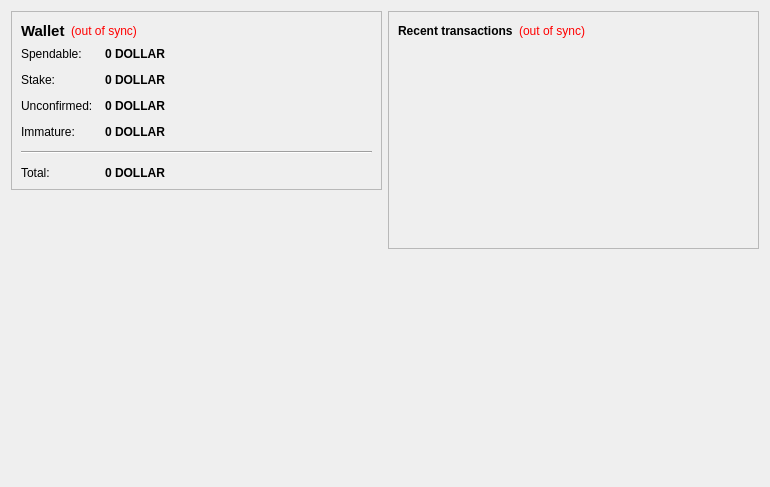
<?xml version="1.0" encoding="UTF-8"?>
<ui version="4.0">
 <class>OverviewPage</class>
 <widget class="QWidget" name="OverviewPage">
  <property name="geometry">
   <rect>
    <x>0</x>
    <y>0</y>
    <width>770</width>
    <height>487</height>
   </rect>
  </property>
  <property name="windowTitle">
   <string>Form</string>
  </property>
  <layout class="QHBoxLayout" name="horizontalLayout" stretch="1,1">
   <item>
    <layout class="QVBoxLayout" name="verticalLayout_2">
     <item>
      <widget class="QFrame" name="frame">
       <property name="frameShape">
        <enum>QFrame::StyledPanel</enum>
       </property>
       <property name="frameShadow">
        <enum>QFrame::Raised</enum>
       </property>
       <layout class="QVBoxLayout" name="verticalLayout_4">
        <item>
         <layout class="QHBoxLayout" name="horizontalLayout_4">
          <item>
           <widget class="QLabel" name="label_5">
            <property name="font">
             <font>
              <pointsize>11</pointsize>
              <weight>75</weight>
              <bold>true</bold>
             </font>
            </property>
            <property name="text">
             <string>Wallet</string>
            </property>
           </widget>
          </item>
          <item>
           <widget class="QLabel" name="labelWalletStatus">
            <property name="toolTip">
             <string>The displayed information may be out of date. Your wallet automatically synchronizes with the excolonycoin network after a connection is established, but this process has not completed yet.</string>
            </property>
            <property name="styleSheet">
             <string notr="true">QLabel { color: red; }</string>
            </property>
            <property name="text">
             <string notr="true">(out of sync)</string>
            </property>
            <property name="alignment">
             <set>Qt::AlignLeading|Qt::AlignLeft|Qt::AlignVCenter</set>
            </property>
           </widget>
          </item>
          <item>
           <spacer name="horizontalSpacer_2">
            <property name="orientation">
             <enum>Qt::Horizontal</enum>
            </property>
            <property name="sizeHint" stdset="0">
             <size>
              <width>40</width>
              <height>20</height>
             </size>
            </property>
           </spacer>
          </item>
         </layout>
        </item>
        <item>
         <layout class="QFormLayout" name="formLayout_2">
          <property name="fieldGrowthPolicy">
           <enum>QFormLayout::AllNonFixedFieldsGrow</enum>
          </property>
          <property name="horizontalSpacing">
           <number>12</number>
          </property>
          <property name="verticalSpacing">
           <number>12</number>
          </property>
          <item row="0" column="0">
           <widget class="QLabel" name="label">
            <property name="text">
             <string>Spendable:</string>
            </property>
           </widget>
          </item>
          <item row="0" column="1">
           <widget class="QLabel" name="labelBalance">
            <property name="font">
             <font>
              <weight>75</weight>
              <bold>true</bold>
             </font>
            </property>
            <property name="cursor">
             <cursorShape>IBeamCursor</cursorShape>
            </property>
            <property name="toolTip">
             <string>Your current spendable balance</string>
            </property>
            <property name="text">
             <string notr="true">0 DOLLAR</string>
            </property>
            <property name="textInteractionFlags">
             <set>Qt::LinksAccessibleByMouse|Qt::TextSelectableByKeyboard|Qt::TextSelectableByMouse</set>
            </property>
           </widget>
          </item>
          <item row="1" column="0">
           <widget class="QLabel" name="label_6">
            <property name="text">
             <string>Stake:</string>
            </property>
           </widget>
          </item>
          <item row="1" column="1">
           <widget class="QLabel" name="labelStake">
            <property name="font">
             <font>
              <weight>75</weight>
              <bold>true</bold>
             </font>
            </property>
            <property name="cursor">
             <cursorShape>IBeamCursor</cursorShape>
            </property>
            <property name="toolTip">
             <string>Total of coins that was staked, and do not yet count toward the current balance</string>
            </property>
            <property name="text">
             <string notr="true">0 DOLLAR</string>
            </property>
            <property name="textInteractionFlags">
             <set>Qt::LinksAccessibleByMouse|Qt::TextSelectableByKeyboard|Qt::TextSelectableByMouse</set>
            </property>
           </widget>
          </item>
          <item row="2" column="0">
           <widget class="QLabel" name="label_3">
            <property name="text">
             <string>Unconfirmed:</string>
            </property>
           </widget>
          </item>
          <item row="2" column="1">
           <widget class="QLabel" name="labelUnconfirmed">
            <property name="font">
             <font>
              <weight>75</weight>
              <bold>true</bold>
             </font>
            </property>
            <property name="cursor">
             <cursorShape>IBeamCursor</cursorShape>
            </property>
            <property name="toolTip">
             <string>Total of transactions that have yet to be confirmed, and do not yet count toward the current balance</string>
            </property>
            <property name="text">
             <string notr="true">0 DOLLAR</string>
            </property>
            <property name="textInteractionFlags">
             <set>Qt::LinksAccessibleByMouse|Qt::TextSelectableByKeyboard|Qt::TextSelectableByMouse</set>
            </property>
           </widget>
          </item>
          <item row="3" column="0">
           <widget class="QLabel" name="labelImmatureText">
            <property name="text">
             <string>Immature:</string>
            </property>
           </widget>
          </item>
          <item row="3" column="1">
           <widget class="QLabel" name="labelImmature">
            <property name="font">
             <font>
              <weight>75</weight>
              <bold>true</bold>
             </font>
            </property>
            <property name="toolTip">
             <string>Mined balance that has not yet matured</string>
            </property>
            <property name="text">
             <string notr="true">0 DOLLAR</string>
            </property>
            <property name="textInteractionFlags">
             <set>Qt::LinksAccessibleByMouse|Qt::TextSelectableByKeyboard|Qt::TextSelectableByMouse</set>
            </property>
           </widget>
          </item>
          <item row="4" column="0" colspan="2">
           <widget class="Line" name="line">
            <property name="orientation">
             <enum>Qt::Horizontal</enum>
            </property>
           </widget>
          </item>
          <item row="5" column="0">
           <widget class="QLabel" name="labelTotalText">
            <property name="text">
             <string>Total:</string>
            </property>
           </widget>
          </item>
          <item row="5" column="1">
           <widget class="QLabel" name="labelTotal">
            <property name="font">
             <font>
              <weight>75</weight>
              <bold>true</bold>
             </font>
            </property>
            <property name="cursor">
             <cursorShape>IBeamCursor</cursorShape>
            </property>
            <property name="toolTip">
             <string>Your current total balance</string>
            </property>
            <property name="text">
             <string notr="true">0 DOLLAR</string>
            </property>
            <property name="textInteractionFlags">
             <set>Qt::LinksAccessibleByMouse|Qt::TextSelectableByKeyboard|Qt::TextSelectableByMouse</set>
            </property>
           </widget>
          </item>
         </layout>
        </item>
       </layout>
      </widget>
     </item>
     <item>
      <spacer name="verticalSpacer">
       <property name="orientation">
        <enum>Qt::Vertical</enum>
       </property>
       <property name="sizeHint" stdset="0">
        <size>
         <width>20</width>
         <height>40</height>
        </size>
       </property>
      </spacer>
     </item>
     <item>
      <widget class="QLabel" name="label_2">
       <property name="autoFillBackground">
        <bool>true</bool>
       </property>
       <property name="text">
        <string/>
       </property>
       <property name="pixmap">
        <pixmap resource="../bitcoin.qrc">:/icons/drmbg</pixmap>
       </property>
       <property name="scaledContents">
        <bool>false</bool>
       </property>
       <property name="margin">
        <number>0</number>
       </property>
      </widget>
     </item>
    </layout>
   </item>
   <item>
    <layout class="QVBoxLayout" name="verticalLayout_3">
     <item>
      <widget class="QFrame" name="frame_2">
       <property name="frameShape">
        <enum>QFrame::StyledPanel</enum>
       </property>
       <property name="frameShadow">
        <enum>QFrame::Raised</enum>
       </property>
       <layout class="QVBoxLayout" name="verticalLayout">
        <item>
         <layout class="QHBoxLayout" name="horizontalLayout_2">
          <item>
           <widget class="QLabel" name="label_4">
            <property name="text">
             <string>&lt;b&gt;Recent transactions&lt;/b&gt;</string>
            </property>
           </widget>
          </item>
          <item>
           <widget class="QLabel" name="labelTransactionsStatus">
            <property name="toolTip">
             <string>The displayed information may be out of date. Your wallet automatically synchronizes with the excolonycoin network after a connection is established, but this process has not completed yet.</string>
            </property>
            <property name="styleSheet">
             <string notr="true">QLabel { color: red; }</string>
            </property>
            <property name="text">
             <string notr="true">(out of sync)</string>
            </property>
            <property name="alignment">
             <set>Qt::AlignRight|Qt::AlignTrailing|Qt::AlignVCenter</set>
            </property>
           </widget>
          </item>
          <item>
           <spacer name="horizontalSpacer">
            <property name="orientation">
             <enum>Qt::Horizontal</enum>
            </property>
            <property name="sizeHint" stdset="0">
             <size>
              <width>40</width>
              <height>20</height>
             </size>
            </property>
           </spacer>
          </item>
         </layout>
        </item>
        <item>
         <widget class="QListView" name="listTransactions">
          <property name="styleSheet">
           <string notr="true">QListView { background: transparent; }</string>
          </property>
          <property name="frameShape">
           <enum>QFrame::NoFrame</enum>
          </property>
          <property name="verticalScrollBarPolicy">
           <enum>Qt::ScrollBarAlwaysOff</enum>
          </property>
          <property name="horizontalScrollBarPolicy">
           <enum>Qt::ScrollBarAlwaysOff</enum>
          </property>
          <property name="selectionMode">
           <enum>QAbstractItemView::NoSelection</enum>
          </property>
         </widget>
        </item>
       </layout>
      </widget>
     </item>
     <item>
      <spacer name="verticalSpacer_2">
       <property name="orientation">
        <enum>Qt::Vertical</enum>
       </property>
       <property name="sizeHint" stdset="0">
        <size>
         <width>20</width>
         <height>40</height>
        </size>
       </property>
      </spacer>
     </item>
    </layout>
   </item>
  </layout>
 </widget>
 <resources/>
 <connections/>
</ui>
